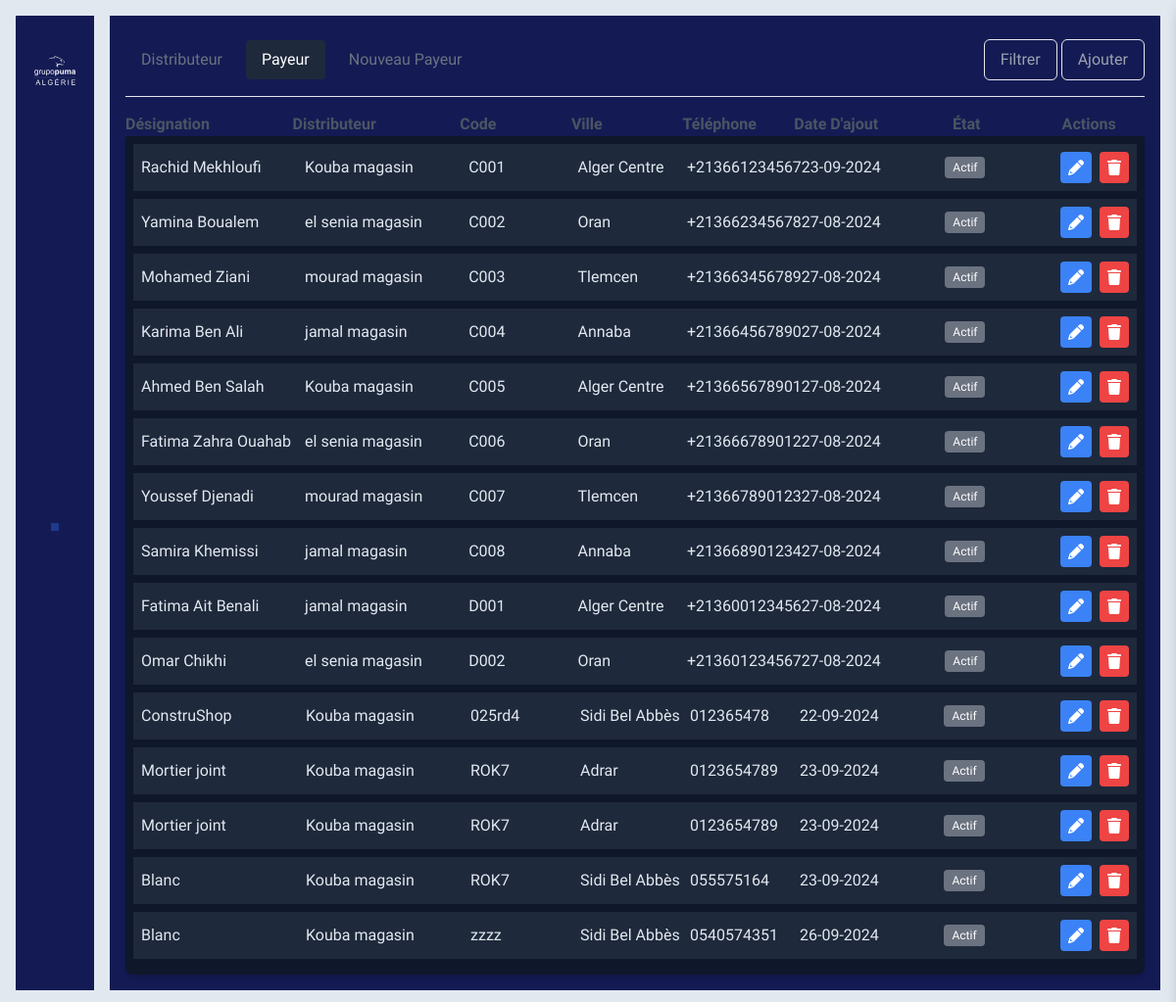
Before: /distributeur/payeur (signed in) with the older database file.
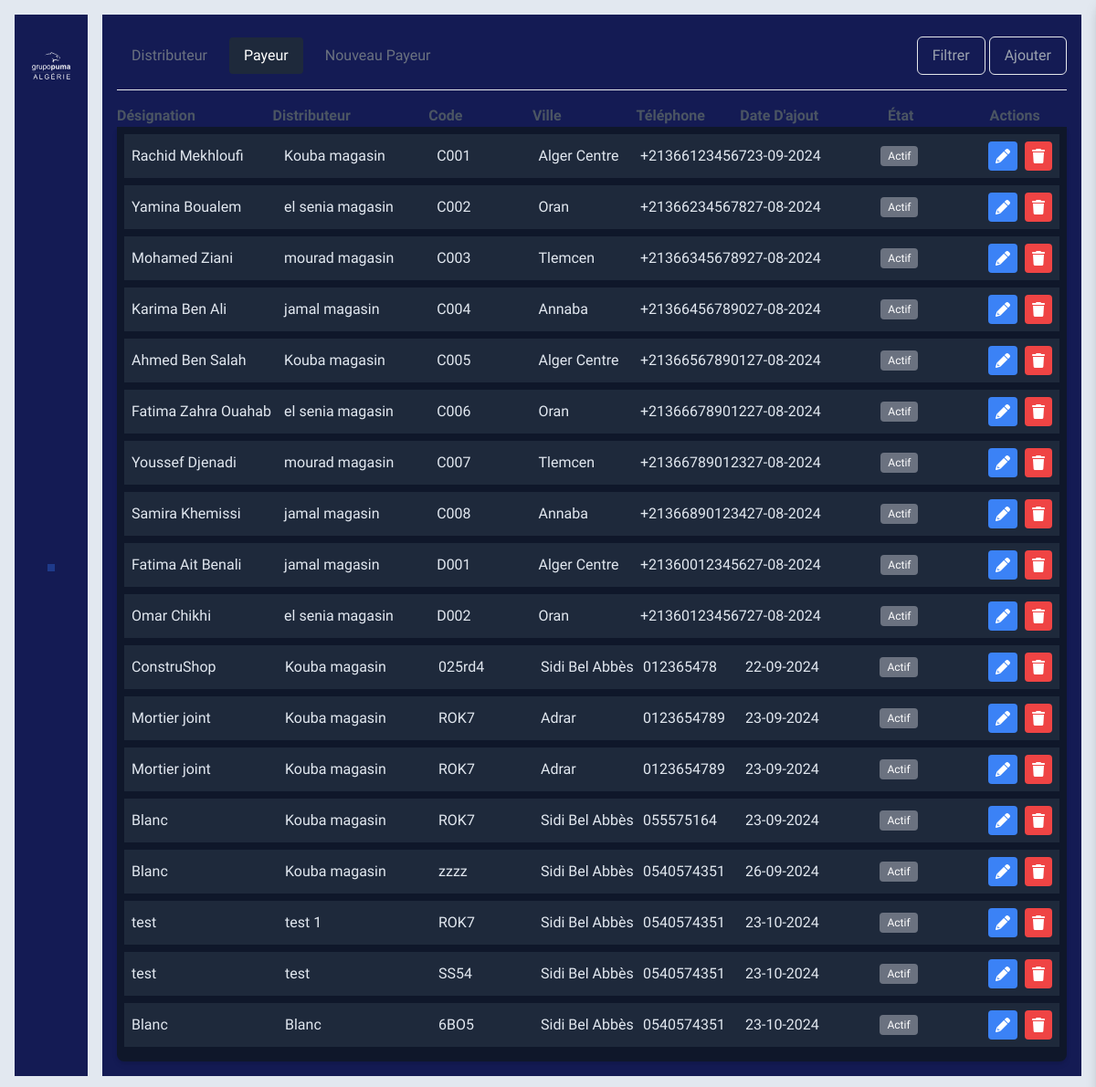
After: the same page with the newer database file.
### Distributeur/models.py (models this page shows, shortened)
class Payeur(models.Model):
    id = models.AutoField(primary_key=True)
    distributeur = models.ForeignKey(Distributeur, on_delete=models.CASCADE)
    code = models.CharField(max_length=100, default='0000000')
    designation = models.CharField(max_length=100)
    ville = models.ForeignKey(Ville, on_delete=models.CASCADE, null=True, blank=True)
    telephone = models.CharField(max_length=200, null=True, blank=True)
    adresse = models.CharField(max_length=200, null=True, blank=True)
    active = models.BooleanField(default=True)
    nif = models.CharField(max_length=20, null=True, blank=True)
    nis = models.CharField(max_length=20, null=True, blank=True)
    art = models.CharField(max_length=20, null=True, blank=True)
    rc = models.CharField(max_length=20, null=True, blank=True)
    date_ajout = models.DateTimeField(auto_now=True)
    draft = models.BooleanField(default=False)

class Distributeur(models.Model):
    id = models.AutoField(primary_key=True)
    user = models.ForeignKey(CustomUser, on_delete=models.CASCADE)
    code = models.CharField(max_length=100, default='0000000', blank=True, null=True)
    designation = models.CharField(max_length=100, blank=True, null=True)
    ville = models.ForeignKey(Ville, on_delete=models.CASCADE, blank=True, null=True)
    adresse = models.CharField(max_length=255, blank=True, null=True)
    nif = models.CharField(max_length=20, blank=True, null=True)
    nis = models.CharField(max_length=20, blank=True, null=True)
    art = models.CharField(max_length=20, blank=True, null=True)
    rc = models.CharField(max_length=20, blank=True, null=True)
    plafonnement = models.FloatField(default=1000000, blank=True, null=True)
    bloquer = models.BooleanField(default=False)
    echeance_jour = models.IntegerField(default=0, blank=True, null=True)
    ristourn_a = models.FloatField(default=0)
    ristourn_na = models.FloatField(default=0)
    objectif_a = models.FloatField(default=0)
    objectif_m = models.FloatField(default=0)
    def __str__(self):
        return self.designation

### Session/models.py (models this page shows)
class Ville(models.Model):
    id = models.AutoField(primary_key=True)
    designation = models.CharField(max_length=80)
    region = models.CharField(max_length=6, choices=Typeregion, default='EST', blank=True, null=True)
    def __str__(self):
        return self.designation

### Distributeur/views.py (the view)
# urls.py: path('payeur', PayView, name='payeur'),
@login_required
def PayView(request):
    if(request.user.type == "Distributeur"):
        pass
    else:
        listmodules  = list(
            set(request.user.user_permissions.values_list('content_type_id', flat=True))
        )
        listeauth = list(
            set(
                Permission.objects.filter(user=request.user, content_type = 10).values_list('id', flat=True)
            )
        )
        dist_list = Payeur.objects.filter(draft = False)
        ville_list = Ville.objects.all()
        users_select = Distributeur.objects.all().order_by('id')
        print(users_select)
        return render(request, "Pumal/Payeur.html",
                      {
                          'dist_list': dist_list,
                          'ville_list': ville_list,
                          'users_select': users_select,
                          'listeauth': listeauth,
                          "listmodules": listmodules
                      })

### templates/Pumal/Payeur.html (shortened to what this page needs)
{% extends "baseNew.html" %}
{% load static %}
{% block content %}
    <div class="w-full h-full backprimer px-4 pb-4 flex flex-col">
        <div class="flex justify-between items-center pt-8 mb-4" style="margin-top: -8px">
            <div class="flex gap-2">
                <div>
                    <a href="{% url 'distributeur' %}"
                       class="block px-4 py-2 hoverprimer rounded">Distributeur</a>
                </div>
                <div>
                    <a href="{% url 'payeur' %}" class="block px-4 py-2 actualprimer rounded">Payeur</a>
                </div>
                <div>
                    <a href="{% url 'payeurdraft' %}" class="block px-4 py-2 hoverprimer rounded">Nouveau Payeur</a>
                </div>
            </div>
            <div>
                <button id="filterButton" class="btn capitalize backprimer px-4 py-2 border border-slate-300 text-gray-400
                    hover:bg-blue-900 hover:border-slate-400 rounded-md">Filtrer
                </button>
                <button id="addButton" class="btn capitalize backprimer px-4 py-2 border border-slate-300 text-gray-400
                    hover:bg-blue-900 hover:border-slate-400 rounded-md">Ajouter
                </button>
            </div>
        </div>
        <hr/>
        <div class="pt-4">
            <div class="flex items-center justify-between text-gray-600 font-semibold">
                <div class="w-1/4 capitalize">Désignation</div>
                <div class="w-1/4 capitalize">Distributeur</div>
                <div class="w-1/6 capitalize">Code</div>
                <div class="w-1/6 capitalize">Ville</div>
                <div class="w-1/6 capitalize">Téléphone</div>
                <div class="w-1/6 capitalize">Date d'ajout</div>
                <div class="w-1/6 capitalize pl-12">état</div>
                <div class="w-1/6 capitalize text-center">Actions</div>
            </div>
        </div>
        <div class="flex-grow shadow-md rounded-b-lg backslateprime p-2 overflow-y-auto">
            {% for elem in dist_list %}
                <div class="flex items-center justify-between p-2 backslateslite flex-none mb-2 ">
                    <div class="textslate w-1/4">{{ elem.designation }}</div>
                    <div class="textslate w-1/4">{{ elem.distributeur }}</div>
                    <div class="textslate w-1/6">{{ elem.code }}</div>
                    <div class="textslate w-1/6">{{ elem.ville }}</div>
                    <div class="textslate w-1/6">{{ elem.telephone }}</div>
                    <div class="textslate w-1/6">{{ elem.date_ajout|date:'d-m-Y' }}</div>
                    <div class="w-1/6 text-center">
                    <span class="bg-gray-500 text-white text-xs px-2 py-1 rounded">{% if elem.bloque %}
                        Bloqué {% else %} Actif {% endif %}</span>
                    </div>
                    <div class="flex space-x-2 w-1/6 justify-end">
                        <button class="bg-blue-500 text-white p-2 rounded">
                            <i id="editButton" class="editButton fas fa-pencil-alt"
                               onclick="newdatauser({{ elem.id }}, {{ elem.distributeur.id }}, '{{ elem.code }}', '{{ elem.designation }}', {{ elem.ville.id }}
                                       , '{{ elem.telephone }}', '{{ elem.adresse }}', '{{ elem.nif }}', '{{ elem.nis }}', '{{ elem.art }}',
                                        '{{ elem.rc }}', '{{ elem.active }}'
                                       )">
                            </i>
                        </button>
                        <button class="bg-red-500 text-white p-2 rounded delete-btn" data-identifiant="{{ elem.id }}"><i class="fas fa-trash"></i></button>
                    </div>
                </div>
            {% endfor %}
        </div>
    </div>
{% endblock %}

### templates/baseNew.html (shortened to what this page needs)
{% load static %}
<!DOCTYPE html>
<html lang="en">
<head>
    <link rel="stylesheet" href="https://unicons.iconscout.com/release/v4.0.0/css/line.css">
    <link href="https://cdn.jsdelivr.net/npm/tailwindcss@2.2.19/dist/tailwind.min.css" rel="stylesheet">
    <link rel="stylesheet" href="https://cdnjs.cloudflare.com/ajax/libs/font-awesome/6.0.0-beta3/css/all.min.css">
    <link rel="stylesheet" href="{% static 'css/style.css' %}">
    <link href="https://cdn.jsdelivr.net/npm/tom-select@2.1.0/dist/css/tom-select.css" rel="stylesheet">
</head>
<body class="w-full h-screen backslate p-4 flex flex-col-reverse lg:flex-row gap-4 relative text-gray-500">
    <nav class="w-full h-20 lg:w-20 lg:h-full sticky bottom-0 flex-none p-4 z-10 overflow-hidden backprimer">
        <div class="w-full h-full flex flex-col gap-8">
            <a href="">
                <img src="{% static 'images\puma logo.svg' %}" class="w-20 h-20" alt="">
            </a>
            <div class="w-full h-full flex backprimer flex-col items-center justify-center gap-4">
                <a href="{% url 'dashboard' %}"
                   class="btn btn-square hover:bg-blue-900 {% if request.path == '/dashboard/' %}bg-blue-900{% endif %} border-none flex items-center justify-center p-1 tooltip tooltip-right capitalize"
                   data-tip="dashboard">
                </a>
            {% if request.user.type != "Distributeur" %}
                <a href="{% url 'users' %}"
                   class="btn btn-square hover:bg-blue-900 {% if request.path == '/users/' %}bg-blue-900{% endif %} border-none flex items-center justify-center p-1 tooltip tooltip-right capitalize"
                   data-tip="Utilisateurs">
                </a>
                <a href="{% url 'produit' %}"
                   class="btn btn-square hover:bg-blue-900 {% if request.path == '/produit/' %}bg-blue-900{% endif %} border-none flex items-center justify-center p-1 tooltip tooltip-right capitalize"
                   data-tip="Utilisateurs">
                </a>
                <a href="{% url 'distributeur' %}"
                   class="btn btn-square hover:bg-blue-900 {% if request.path == '/distributeur/' %}bg-blue-900
                    {% elif request.path == '/distributeur/payeur' %}bg-blue-900
                    {% elif request.path == '/distributeur/payeurdraft' %}bg-blue-900
                    {% endif %} border-none flex items-center justify-center p-1 tooltip tooltip-right capitalize"
                   data-tip="Utilisateurs">
                </a>
                {% endif %}
                <a href="{% url 'commande' %}"
                   class="btn btn-square hover:bg-blue-900  border-none flex items-center justify-center p-1 tooltip tooltip-right capitalize"
                   data-tip="Utilisateurs">
                </a>
                <a href="{% url 'encaissement' %}"
                   class="btn btn-square  backprimer hover:bg-blue-900  border-none flex items-center justify-center p-1 hover:text-primary tooltip tooltip-right capitalize"
                   data-tip="créances">
                </a>
            </div>
            <div class="w-full hidden lg:flex flex-col gap-4">
                <a href="{% url 'formation' %}"
                   class="btn btn-square  backprimer hover:bg-blue-900  bg-blue-900 border-none flex items-center justify-center p-1 capitalize  hover:text-primary tooltip tooltip-right"
                   data-tip="autres">
                </a>
                <div class="dropdown dropdown-right dropdown-end">
                    <label tabindex="0" class="btn btn-square backprimer hover:bg-blue-900 border-none flex items-center
                        justify-center p-1 relative">
                    </label>
                </div>
                <label for="my-modal"
                       class="btn btn-square  backprimer hover:bg-blue-900 border-none flex items-center justify-center p-1">
                </label>
            </div>
        </div>
    </nav>
    <div class="w-full h-full overflow-hidden flex gap-4">
        {% block content %}{% endblock %}
    </div>
</body>
</html>

Changed rows visible on the page:
added Payeur: designation "test", distributeur "test 1", code "ROK7", ville "Sidi Bel Abbès", telephone "0540574351", date_ajout "23-10-2024"
added Payeur: designation "test", distributeur "test", code "SS54", ville "Sidi Bel Abbès", telephone "0540574351", date_ajout "23-10-2024"
added Payeur: designation "Blanc", distributeur "Blanc", code "6BO5", ville "Sidi Bel Abbès", telephone "0540574351", date_ajout "23-10-2024"
